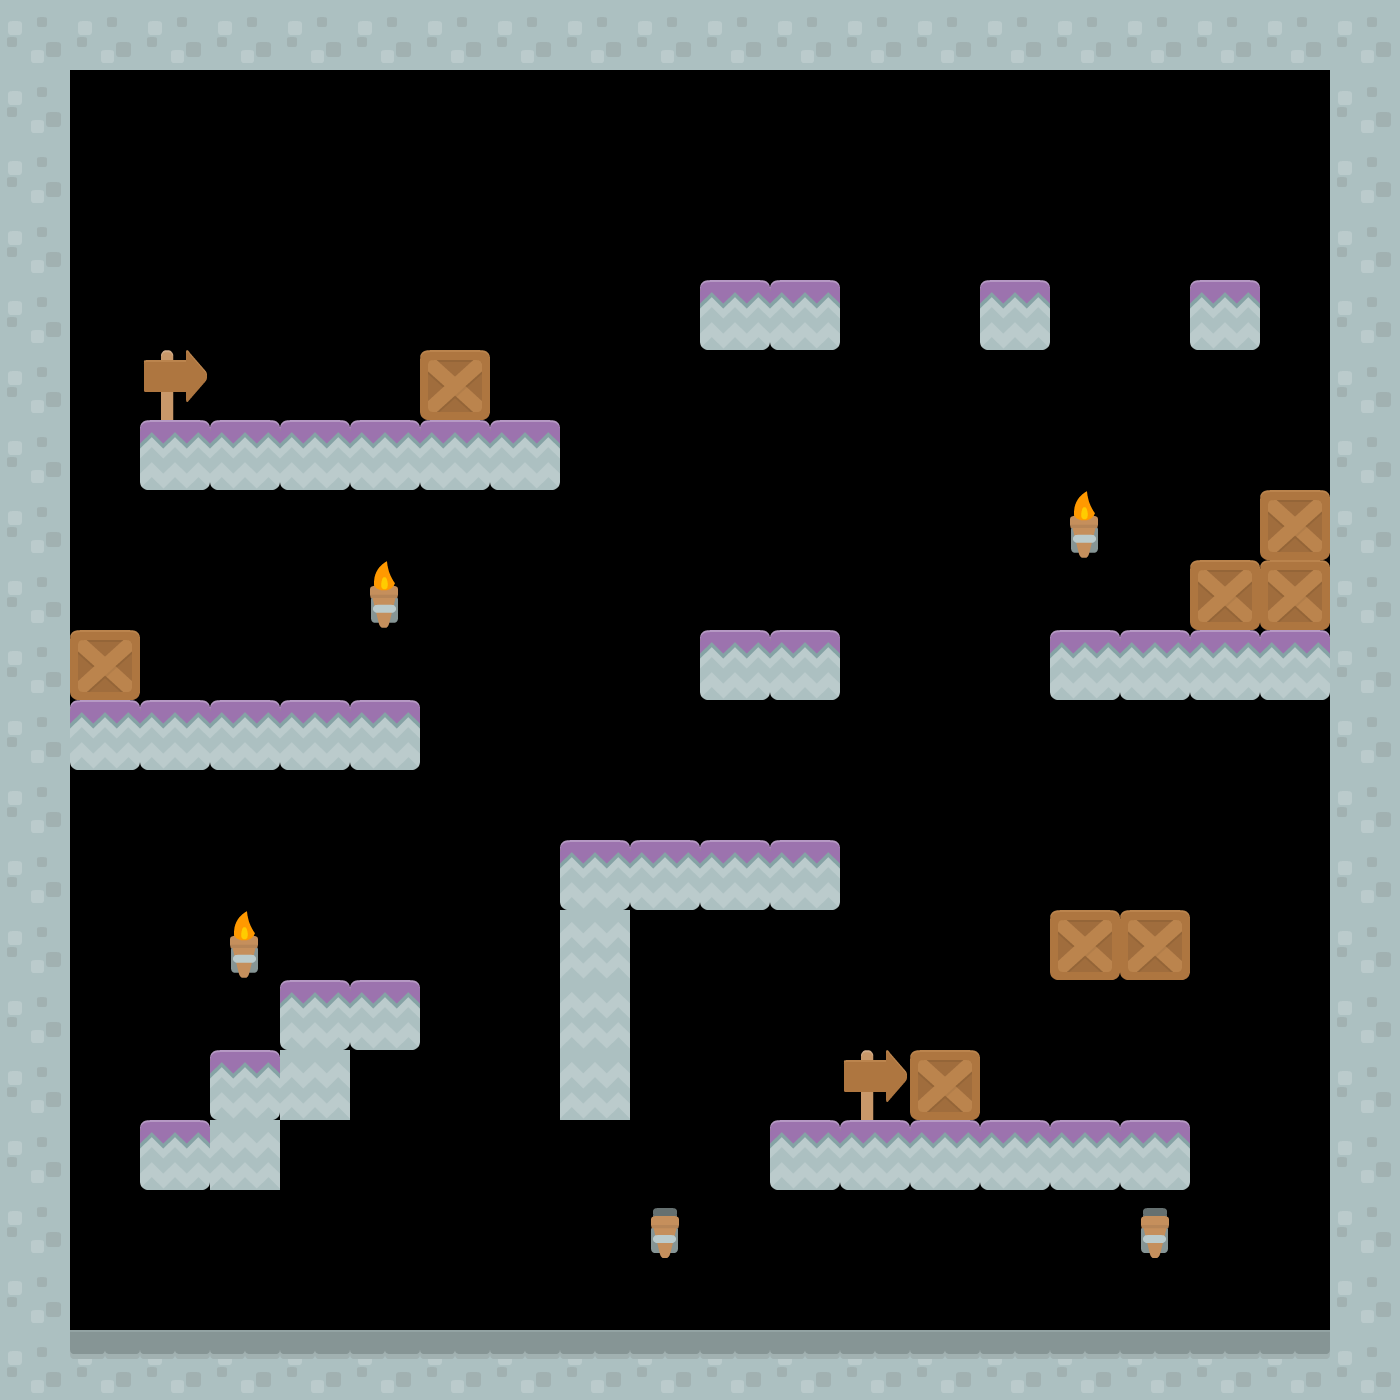

This game map was drawn from its Tiled (.tmx) file and the tilesets committed beside it. A one-line description and the trimmed map source follow:
An orthogonal 20x20 tile map with 70x70 px tiles, 3 tile layers (Below Player, World, Above Player) and 2 objects.

<map version="1.2" tiledversion="1.2.1" orientation="orthogonal" renderorder="right-down" width="20" height="20" tilewidth="70" tileheight="70" infinite="0" nextlayerid="4" nextobjectid="1">
 <tileset firstgid="1" name="base_platformer" tilewidth="70" tileheight="70" spacing="2" tilecount="156" columns="12">
  <image source="tiles_spritesheet.png" width="914" height="936" />
  <tile id="0">
   <properties>
    <property name="collides" type="bool" value="true" />
   </properties>
  </tile>
  <tile id="1">
   <properties>
    <property name="collides" type="bool" value="true" />
   </properties>
  </tile>
  <tile id="2">
   <properties>
    <property name="collides" type="bool" value="true" />
   </properties>
  </tile>
  <tile id="3">
   <properties>
    <property name="collides" type="bool" value="true" />
   </properties>
  </tile>
  <tile id="4">
   <properties>
    <property name="collides" type="bool" value="true" />
   </properties>
  </tile>
  <tile id="5">
   <properties>
    <property name="collides" type="bool" value="true" />
   </properties>
  </tile>
  <tile id="6">
   <properties>
    <property name="collides" type="bool" value="true" />
   </properties>
  </tile>
  <tile id="7">
   <properties>
    <property name="collides" type="bool" value="true" />
   </properties>
  </tile>
  <tile id="8">
   <properties>
    <property name="collides" type="bool" value="true" />
   </properties>
  </tile>
  <tile id="9">
   <properties>
    <property name="collides" type="bool" value="true" />
   </properties>
  </tile>
  <tile id="10">
   <properties>
    <property name="collides" type="bool" value="true" />
   </properties>
  </tile>
  <tile id="11">
   <properties>
    <property name="collides" type="bool" value="true" />
   </properties>
  </tile>
  <tile id="12">
   <properties>
    <property name="collides" type="bool" value="true" />
   </properties>
  </tile>
  <tile id="13">
   <properties>
    <property name="collides" type="bool" value="true" />
   </properties>
  </tile>
  <tile id="14">
   <properties>
    <property name="collides" type="bool" value="true" />
   </properties>
  </tile>
  <tile id="15">
   <properties>
    <property name="collides" type="bool" value="true" />
   </properties>
  </tile>
  <tile id="16">
   <properties>
    <property name="collides" type="bool" value="true" />
   </properties>
  </tile>
  <tile id="17">
   <properties>
    <property name="collides" type="bool" value="true" />
   </properties>
  </tile>
  <tile id="18">
   <properties>
    <property name="collides" type="bool" value="true" />
   </properties>
  </tile>
  <tile id="19">
   <properties>
    <property name="collides" type="bool" value="true" />
   </properties>
  </tile>
  <tile id="20">
   <properties>
    <property name="collides" type="bool" value="true" />
   </properties>
  </tile>
  <tile id="21">
   <properties>
    <property name="collides" type="bool" value="true" />
   </properties>
  </tile>
  <tile id="22">
   <properties>
    <property name="collides" type="bool" value="true" />
   </properties>
  </tile>
  <tile id="23">
   <properties>
    <property name="collides" type="bool" value="true" />
   </properties>
  </tile>
  <tile id="24">
   <properties>
    <property name="collides" type="bool" value="true" />
   </properties>
  </tile>
  <tile id="25">
   <properties>
    <property name="collides" type="bool" value="true" />
   </properties>
  </tile>
  <tile id="26">
   <properties>
    <property name="collides" type="bool" value="true" />
   </properties>
  </tile>
  <tile id="27">
   <properties>
    <property name="collides" type="bool" value="true" />
   </properties>
  </tile>
  <tile id="28">
   <properties>
    <property name="collides" type="bool" value="true" />
   </properties>
  </tile>
  <tile id="29">
   <properties>
    <property name="collides" type="bool" value="true" />
   </properties>
  </tile>
  <tile id="30">
   <properties>
    <property name="collides" type="bool" value="true" />
   </properties>
  </tile>
  <tile id="31">
   <properties>
    <property name="collides" type="bool" value="true" />
   </properties>
  </tile>
  <tile id="32">
   <properties>
    <property name="collides" type="bool" value="true" />
   </properties>
  </tile>
  <tile id="33">
   <properties>
    <property name="collides" type="bool" value="true" />
   </properties>
  </tile>
  <tile id="34">
   <properties>
    <property name="collides" type="bool" value="true" />
   </properties>
  </tile>
  <tile id="35">
   <properties>
    <property name="collides" type="bool" value="true" />
   </properties>
  </tile>
  <tile id="36">
   <properties>
    <property name="collides" type="bool" value="true" />
   </properties>
  </tile>
  <tile id="37">
   <properties>
    <property name="collides" type="bool" value="true" />
   </properties>
  </tile>
  <tile id="38">
   <properties>
    <property name="collides" type="bool" value="true" />
   </properties>
  </tile>
  <tile id="39">
   <properties>
    <property name="collides" type="bool" value="true" />
   </properties>
  </tile>
  <tile id="40">
   <properties>
    <property name="collides" type="bool" value="true" />
   </properties>
  </tile>
  <tile id="41">
   <properties>
    <property name="collides" type="bool" value="true" />
   </properties>
  </tile>
  <tile id="42">
   <properties>
    <property name="collides" type="bool" value="true" />
   </properties>
  </tile>
  <tile id="43">
   <properties>
    <property name="collides" type="bool" value="true" />
   </properties>
  </tile>
  <tile id="44">
   <properties>
    <property name="collides" type="bool" value="true" />
   </properties>
  </tile>
  <tile id="45">
   <properties>
    <property name="collides" type="bool" value="true" />
   </properties>
  </tile>
  <tile id="46">
   <properties>
    <property name="collides" type="bool" value="true" />
   </properties>
  </tile>
  <tile id="47">
   <properties>
    <property name="collides" type="bool" value="true" />
   </properties>
  </tile>
  <tile id="48">
   <properties>
    <property name="collides" type="bool" value="true" />
   </properties>
  </tile>
  <tile id="49">
   <properties>
    <property name="collides" type="bool" value="true" />
   </properties>
  </tile>
  <tile id="50">
   <properties>
    <property name="collides" type="bool" value="true" />
   </properties>
  </tile>
  <tile id="51">
   <properties>
    <property name="collides" type="bool" value="true" />
   </properties>
  </tile>
  <tile id="52">
   <properties>
    <property name="collides" type="bool" value="true" />
   </properties>
  </tile>
  <tile id="53">
   <properties>
    <property name="collides" type="bool" value="true" />
   </properties>
  </tile>
  <tile id="54">
   <properties>
    <property name="collides" type="bool" value="true" />
   </properties>
  </tile>
  <tile id="55">
   <properties>
    <property name="collides" type="bool" value="true" />
   </properties>
  </tile>
  <tile id="56">
   <properties>
    <property name="collides" type="bool" value="true" />
   </properties>
  </tile>
  <tile id="57">
   <properties>
    <property name="collides" type="bool" value="true" />
   </properties>
  </tile>
  <tile id="58">
   <properties>
    <property name="collides" type="bool" value="true" />
   </properties>
  </tile>
  <tile id="59">
   <properties>
    <property name="collides" type="bool" value="true" />
   </properties>
  </tile>
  <tile id="60">
   <properties>
    <property name="collides" type="bool" value="true" />
   </properties>
  </tile>
  <tile id="61">
   <properties>
    <property name="collides" type="bool" value="true" />
   </properties>
  </tile>
  <tile id="62">
   <properties>
    <property name="collides" type="bool" value="true" />
   </properties>
  </tile>
  <tile id="63">
   <properties>
    <property name="collides" type="bool" value="true" />
   </properties>
  </tile>
  <tile id="64">
   <properties>
    <property name="collides" type="bool" value="true" />
   </properties>
  </tile>
  <tile id="65">
   <properties>
    <property name="collides" type="bool" value="true" />
   </properties>
  </tile>
  <tile id="66">
   <properties>
    <property name="collides" type="bool" value="true" />
   </properties>
  </tile>
  <tile id="67">
   <properties>
    <property name="collides" type="bool" value="true" />
   </properties>
  </tile>
  <tile id="68">
   <properties>
    <property name="collides" type="bool" value="true" />
   </properties>
  </tile>
  <tile id="69">
   <properties>
    <property name="collides" type="bool" value="true" />
   </properties>
  </tile>
  <tile id="70">
   <properties>
    <property name="collides" type="bool" value="true" />
   </properties>
  </tile>
  <tile id="71">
   <properties>
    <property name="collides" type="bool" value="true" />
   </properties>
  </tile>
  <tile id="72">
   <properties>
    <property name="collides" type="bool" value="true" />
   </properties>
  </tile>
  <tile id="73">
   <properties>
    <property name="collides" type="bool" value="true" />
   </properties>
  </tile>
  <tile id="74">
   <properties>
    <property name="collides" type="bool" value="true" />
   </properties>
  </tile>
  <tile id="75">
   <properties>
    <property name="collides" type="bool" value="true" />
   </properties>
  </tile>
  <tile id="76">
   <properties>
    <property name="collides" type="bool" value="true" />
   </properties>
  </tile>
  <tile id="77">
   <properties>
    <property name="collides" type="bool" value="true" />
   </properties>
  </tile>
  <tile id="78">
   <properties>
    <property name="collides" type="bool" value="true" />
   </properties>
  </tile>
  <tile id="79">
   <properties>
    <property name="collides" type="bool" value="true" />
   </properties>
  </tile>
  <tile id="80">
   <properties>
    <property name="collides" type="bool" value="true" />
   </properties>
  </tile>
  <tile id="81">
   <properties>
    <property name="collides" type="bool" value="true" />
   </properties>
  </tile>
  <tile id="82">
   <properties>
    <property name="collides" type="bool" value="true" />
   </properties>
  </tile>
  <tile id="83">
   <properties>
    <property name="collides" type="bool" value="true" />
   </properties>
  </tile>
  <tile id="84">
   <properties>
    <property name="collides" type="bool" value="true" />
   </properties>
  </tile>
  <tile id="85">
   <properties>
    <property name="collides" type="bool" value="true" />
   </properties>
  </tile>
  <tile id="86">
   <properties>
    <property name="collides" type="bool" value="true" />
   </properties>
  </tile>
  <tile id="87">
   <properties>
    <property name="collides" type="bool" value="true" />
   </properties>
  </tile>
  <tile id="88">
   <properties>
    <property name="collides" type="bool" value="true" />
   </properties>
  </tile>
  <tile id="89">
   <properties>
    <property name="collides" type="bool" value="true" />
   </properties>
  </tile>
  <tile id="90">
   <properties>
    <property name="collides" type="bool" value="true" />
   </properties>
  </tile>
  <tile id="91">
   <properties>
    <property name="collides" type="bool" value="true" />
   </properties>
  </tile>
  <tile id="92">
   <properties>
    <property name="collides" type="bool" value="true" />
   </properties>
  </tile>
  <tile id="93">
   <properties>
    <property name="collides" type="bool" value="true" />
   </properties>
  </tile>
  <tile id="94">
   <properties>
    <property name="collides" type="bool" value="true" />
   </properties>
  </tile>
  <tile id="95">
   <properties>
    <property name="collides" type="bool" value="true" />
   </properties>
  </tile>
  <tile id="96">
   <properties>
    <property name="collides" type="bool" value="true" />
   </properties>
  </tile>
  <tile id="97">
   <properties>
    <property name="collides" type="bool" value="true" />
   </properties>
  </tile>
  <tile id="98">
   <properties>
    <property name="collides" type="bool" value="true" />
   </properties>
  </tile>
  <tile id="99">
   <properties>
    <property name="collides" type="bool" value="true" />
   </properties>
  </tile>
  <tile id="100">
   <properties>
    <property name="collides" type="bool" value="true" />
   </properties>
  </tile>
  <tile id="101">
   <properties>
    <property name="collides" type="bool" value="true" />
   </properties>
  </tile>
  <tile id="102">
   <properties>
    <property name="collides" type="bool" value="true" />
   </properties>
  </tile>
  <tile id="103">
   <properties>
    <property name="collides" type="bool" value="true" />
   </properties>
  </tile>
  <tile id="104">
   <properties>
    <property name="collides" type="bool" value="true" />
   </properties>
  </tile>
  <tile id="105">
   <properties>
    <property name="collides" type="bool" value="true" />
   </properties>
  </tile>
  <tile id="106">
   <properties>
    <property name="collides" type="bool" value="true" />
   </properties>
  </tile>
  <tile id="107">
   <properties>
    <property name="collides" type="bool" value="true" />
   </properties>
  </tile>
  <tile id="108">
   <properties>
    <property name="collides" type="bool" value="true" />
   </properties>
  </tile>
  <tile id="109">
   <properties>
    <property name="collides" type="bool" value="true" />
   </properties>
  </tile>
  <tile id="110">
   <properties>
    <property name="collides" type="bool" value="true" />
   </properties>
  </tile>
  <tile id="111">
   <properties>
    <property name="collides" type="bool" value="true" />
   </properties>
  </tile>
  <tile id="112">
   <properties>
    <property name="collides" type="bool" value="true" />
   </properties>
  </tile>
  <tile id="113">
   <properties>
    <property name="collides" type="bool" value="true" />
   </properties>
  </tile>
  <tile id="114">
   <properties>
    <property name="collides" type="bool" value="true" />
   </properties>
  </tile>
  <tile id="115">
   <properties>
    <property name="collides" type="bool" value="true" />
   </properties>
  </tile>
  <tile id="116">
   <properties>
    <property name="collides" type="bool" value="true" />
   </properties>
  </tile>
  <tile id="117">
   <properties>
    <property name="collides" type="bool" value="true" />
   </properties>
  </tile>
  <tile id="118">
   <properties>
    <property name="collides" type="bool" value="true" />
   </properties>
  </tile>
  <tile id="119">
   <properties>
    <property name="collides" type="bool" value="true" />
   </properties>
  </tile>
  <tile id="120">
   <properties>
    <property name="collides" type="bool" value="true" />
   </properties>
  </tile>
  <tile id="121">
   <properties>
    <property name="collides" type="bool" value="true" />
   </properties>
  </tile>
  <tile id="122">
   <properties>
    <property name="collides" type="bool" value="true" />
   </properties>
  </tile>
  <tile id="123">
   <properties>
    <property name="collides" type="bool" value="true" />
   </properties>
  </tile>
  <tile id="124">
   <properties>
    <property name="collides" type="bool" value="true" />
   </properties>
  </tile>
  <tile id="125">
   <properties>
    <property name="collides" type="bool" value="true" />
   </properties>
  </tile>
  <tile id="126">
   <properties>
    <property name="collides" type="bool" value="true" />
   </properties>
  </tile>
  <tile id="127">
   <properties>
    <property name="collides" type="bool" value="true" />
   </properties>
  </tile>
  <tile id="128">
   <properties>
    <property name="collides" type="bool" value="true" />
   </properties>
  </tile>
  <tile id="129">
   <properties>
    <property name="collides" type="bool" value="true" />
   </properties>
  </tile>
  <tile id="130">
   <properties>
    <property name="collides" type="bool" value="true" />
   </properties>
  </tile>
  <tile id="131">
   <properties>
    <property name="collides" type="bool" value="true" />
   </properties>
  </tile>
  <tile id="132">
   <properties>
    <property name="collides" type="bool" value="true" />
   </properties>
  </tile>
  <tile id="133">
   <properties>
    <property name="collides" type="bool" value="true" />
   </properties>
  </tile>
  <tile id="134">
   <properties>
    <property name="collides" type="bool" value="true" />
   </properties>
  </tile>
  <tile id="135">
   <properties>
    <property name="collides" type="bool" value="true" />
   </properties>
  </tile>
  <tile id="136">
   <properties>
    <property name="collides" type="bool" value="true" />
   </properties>
  </tile>
  <tile id="137">
   <properties>
    <property name="collides" type="bool" value="true" />
   </properties>
  </tile>
  <tile id="138">
   <properties>
    <property name="collides" type="bool" value="true" />
   </properties>
  </tile>
  <tile id="139">
   <properties>
    <property name="collides" type="bool" value="true" />
   </properties>
   <objectgroup draworder="index">
    <object id="1" x="2" y="1" width="66" height="33" />
    <object id="2" x="42" y="4" width="26" height="63" />
   </objectgroup>
  </tile>
  <tile id="140">
   <properties>
    <property name="collides" type="bool" value="true" />
   </properties>
  </tile>
  <tile id="141">
   <properties>
    <property name="collides" type="bool" value="true" />
   </properties>
  </tile>
  <tile id="142">
   <properties>
    <property name="collides" type="bool" value="true" />
   </properties>
  </tile>
  <tile id="143">
   <properties>
    <property name="collides" type="bool" value="true" />
   </properties>
  </tile>
  <tile id="144">
   <properties>
    <property name="collides" type="bool" value="true" />
   </properties>
  </tile>
  <tile id="145">
   <properties>
    <property name="collides" type="bool" value="true" />
   </properties>
  </tile>
  <tile id="146">
   <properties>
    <property name="collides" type="bool" value="true" />
   </properties>
  </tile>
  <tile id="147">
   <properties>
    <property name="collides" type="bool" value="true" />
   </properties>
  </tile>
  <tile id="148">
   <properties>
    <property name="collides" type="bool" value="true" />
   </properties>
  </tile>
  <tile id="149">
   <properties>
    <property name="collides" type="bool" value="true" />
   </properties>
  </tile>
  <tile id="150">
   <properties>
    <property name="collides" type="bool" value="true" />
   </properties>
  </tile>
  <tile id="151">
   <properties>
    <property name="collides" type="bool" value="true" />
   </properties>
  </tile>
  <tile id="152">
   <properties>
    <property name="collides" type="bool" value="true" />
   </properties>
  </tile>
  <tile id="153">
   <properties>
    <property name="collides" type="bool" value="true" />
   </properties>
  </tile>
  <tile id="154">
   <properties>
    <property name="collides" type="bool" value="true" />
   </properties>
  </tile>
  <tile id="155">
   <properties>
    <property name="collides" type="bool" value="true" />
   </properties>
  </tile>
 </tileset>
 <layer id="2" name="Below Player" width="20" height="20">
  <data>[400 cells, 7 non-empty, 3 distinct tile ids]</data>
 </layer>
 <layer id="3" name="World" width="20" height="20">
  <data>[400 cells, 124 non-empty, 5 distinct tile ids]</data>
 </layer>
 <layer id="1" name="Above Player" width="20" height="20">
  <data>[400 cells, 0 non-empty, 0 distinct tile ids]</data>
 </layer>
</map>
